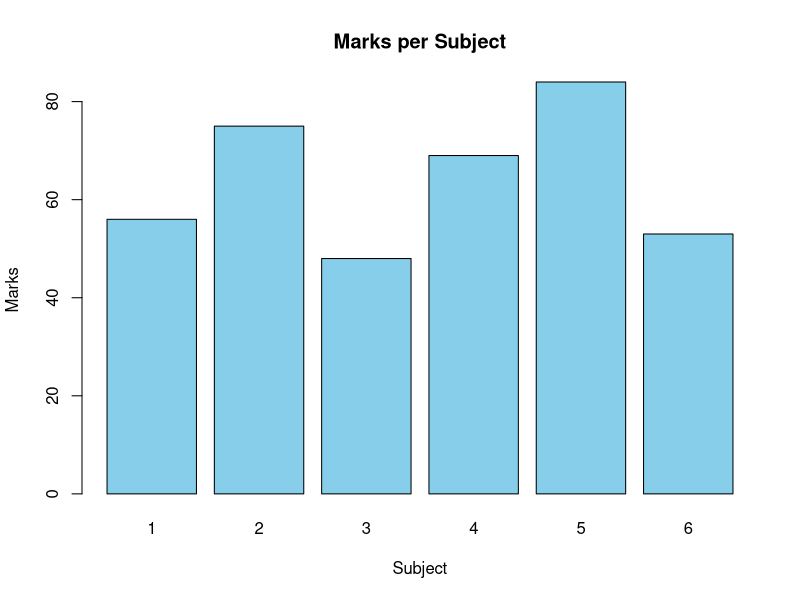
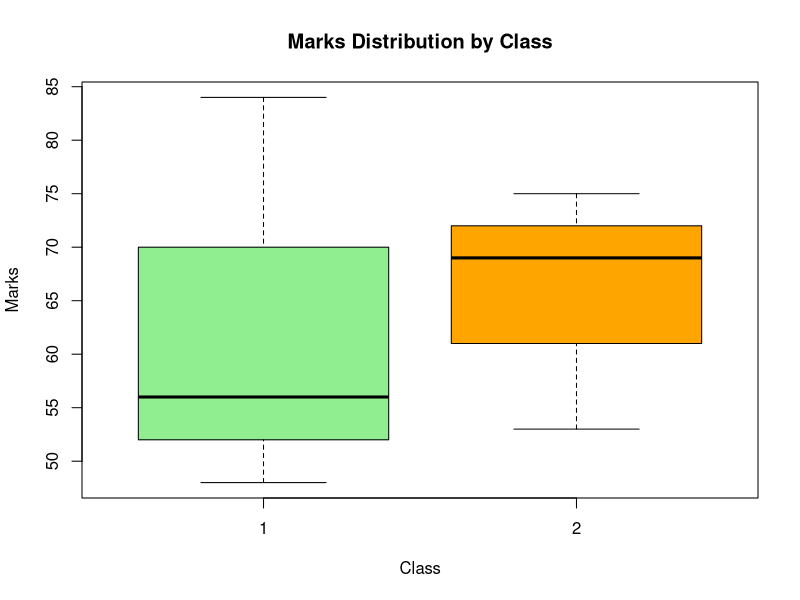

These charts were generated, in order, by the following R code:
# 1. Create vectors for the given table data
Subject <- c(1, 2, 3, 4, 5, 6)
Class <- c(1, 2, 1, 2, 1, 2)
Marks <- c(56, 75, 48, 69, 84, 53)

# 2. Combine vectors into a Data Frame
df <- data.frame(Subject, Class, Marks)

print("Original Data Frame:")
print(df)

print("--------------------------------------------------------------------------------------")

# (i) Create a subset of Subject less than 4 by using the subset() function
sub1 <- subset(df , Subject<4)
print("Subset where Subject < 4 (using subset() function):")
print(sub1)

print("--------------------------------------------------------------------------------------")

# (ii) Create a subset where Subject < 3 AND Class equals 2 using [] brackets
# Note: '&' represents the logical AND operator

sub2 <- df[df$Subject < 3 & df$Class == 2, ]
print("Subset where Subject < 3 and Class == 2 (using [] brackets):")
print(sub2)
print("--------------------------------------------------------------------------------------")

# (iii) Visualize the data using charts

# Chart 1: Bar Chart of Marks per Subject
barplot(df$Marks, 
        names.arg = df$Subject,              # Labels for each bar
        main = "Marks per Subject",          # Main title
        xlab = "Subject",                    # X-axis label
        ylab = "Marks",                      # Y-axis label
        col = "skyblue")                     # Bar color

# Chart 2: Box Plot of Marks grouped by Class
boxplot(Marks ~ Class, data = df,            # Groups marks by class using the ~ operator
        main = "Marks Distribution by Class", # Main title
        xlab = "Class",                      # X-axis label
        ylab = "Marks",                      # Y-axis label
        col = c("lightgreen", "orange"))     # Box colors
